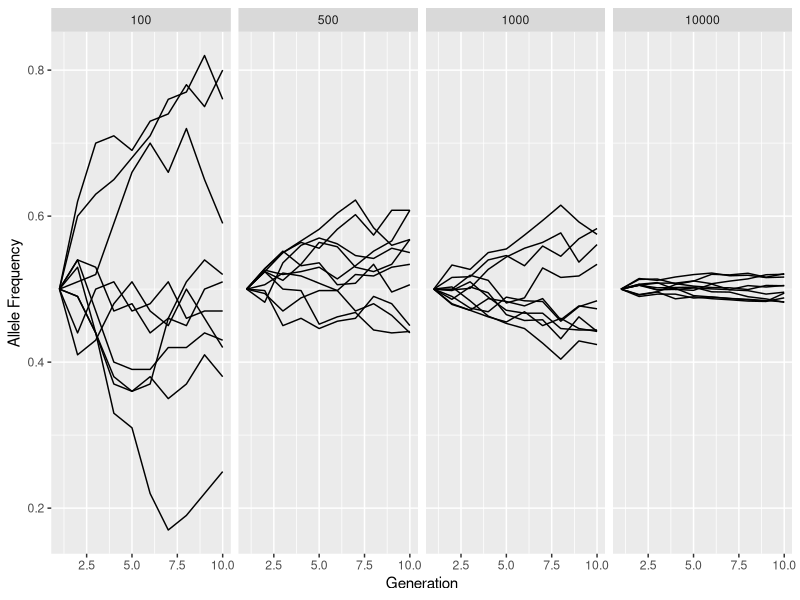

Write R code to recreate this figure.
#Libraries

library(ggplot2)
library(foreach)
library(data.table)

#Function

WF_fun <- function(nGens, popSize, startingAlleleFreq,locus){
  tmp <- data.table(gen=c(1:nGens), af=-1, popSize=popSize, locus=locus)
  tmp[gen==1]$af <- startingAlleleFreq
  
  for(i in 2:nGens) {
    tmp[gen==i]$af <- rbinom(1, popSize, tmp[gen==(i-1)]$af)/popSize
  }
  tmp
}
tmp2 <-foreach(popSize.i = c(100, 500,1000,10000), .combine = "rbind")%do%{
  foreach(locus.i=c(1:10), .combine="rbind")%do%{
    WF_fun(popSize=popSize.i, nGens=10, startingAlleleFreq = .5, locus=locus.i)
  }
}

#Plot

ggplot(data=tmp2, aes(x=gen, y=af, group=locus)) + geom_line() + facet_grid(~popSize) +
  ylab("Allele Frequency") + xlab("Generation")
